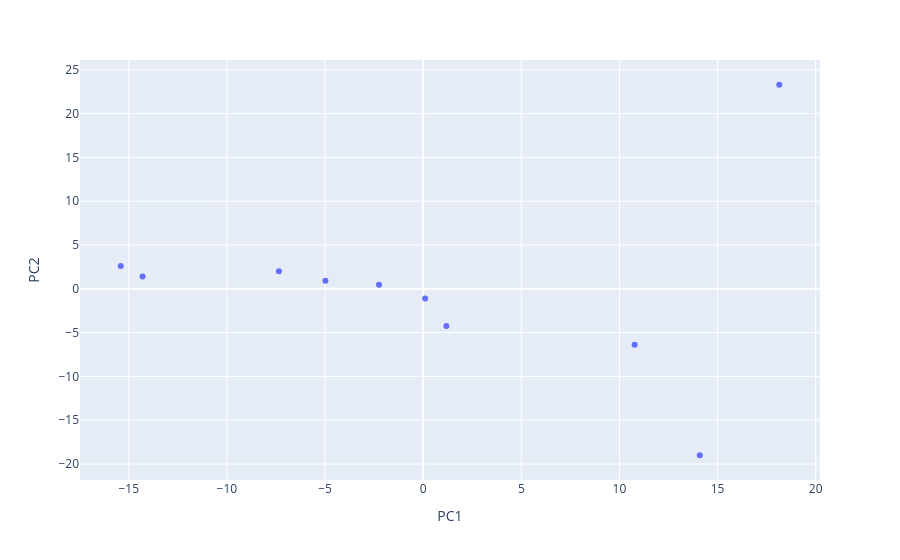

The code cell stored with this chart in its notebook:
### Code cell
import plotly.express as px
import pandas as pd

df = pd.DataFrame({
    "PC1": X_pca[:, 0],
    "PC2": X_pca[:, 1],
    "track": metadata["title"],
    "artist": metadata["artist"]
})

fig = px.scatter(
    df,
    x="PC1",
    y="PC2",
    hover_data=["track", "artist"]
)

fig.show()

### Figure 1 — Plotly figure (JSON) as saved in the notebook; plotly's stock layout.template omitted (floating-point values rounded to 4 significant figures)
{"data": [{"customdata": [["Into The Nightlife", "Cyndi Lauper"], ["Break My Stride", "Matthew Wilder"], ["Caught In A Dream", "Tesla"], ["Keep An Eye On Summer (Album Version)", "Brian Wilson"], ["Summer", "Old Man River"], ["Fast Car (LP Version)", "Tracy Chapman"], ["Driving Home For Christmas", "Chris Rea"], ["Tuesday's Gone (Remastered Album Version)", "Hank Williams Jr."], ["1000 Meere", "Tokio Hotel"], ["Let's Get It Started", "Black Eyed Peas"]], "hovertemplate": "PC1=%{x}<br>PC2=%{y}<br>track=%{customdata[0]}<br>artist=%{customdata[1]}<extra></extra>", "legendgroup": "", "marker": {"color": "#636efa", "symbol": "circle"}, "mode": "markers", "name": "", "orientation": "v", "showlegend": false, "type": "scatter", "x": [-7.351, -14.3, -15.41, -4.98, -2.251, 14.09, 0.09907, 1.181, 10.77, 18.14], "xaxis": "x", "y": [2.002, 1.415, 2.613, 0.9292, 0.4735, -19.0, -1.092, -4.244, -6.397, 23.3], "yaxis": "y"}], "layout": {"legend": {"tracegroupgap": 0}, "margin": {"t": 60}, "xaxis": {"anchor": "y", "domain": [0, 1], "title": {"text": "PC1"}}, "yaxis": {"anchor": "x", "domain": [0, 1], "title": {"text": "PC2"}}}}
